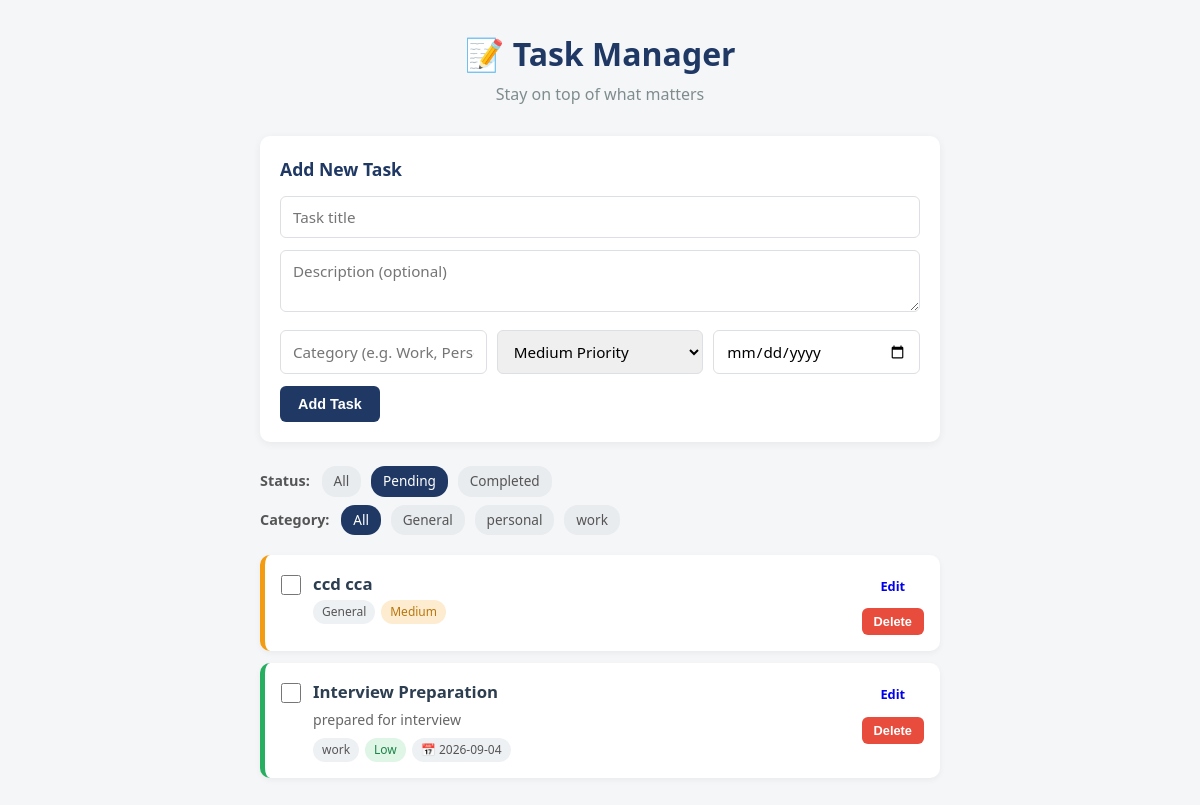
Screenshot of /?status=pending&category=all with the database file from the repository.
### tables this page shows
CREATE TABLE tasks (
            id INTEGER PRIMARY KEY AUTOINCREMENT,
            title TEXT NOT NULL,
            description TEXT,
            category TEXT DEFAULT 'General',
            priority TEXT DEFAULT 'Medium',
            due_date TEXT,
            is_completed INTEGER DEFAULT 0,
            created_at TEXT NOT NULL
        );

### app.py (the view)
@app.route("/")
def index():
    status_filter = request.args.get("status", "all")     # all | pending | completed
    category_filter = request.args.get("category", "all")
    conn = get_db_connection()
    query = "SELECT * FROM tasks WHERE 1=1"
    params = []
    if status_filter == "pending":
        query += " AND is_completed = 0"
    elif status_filter == "completed":
        query += " AND is_completed = 1"
    if category_filter != "all":
        query += " AND category = ?"
        params.append(category_filter)
    query += " ORDER BY is_completed ASC, due_date ASC"
    tasks = conn.execute(query, params).fetchall()
    categories = conn.execute(
        "SELECT DISTINCT category FROM tasks ORDER BY category"
    ).fetchall()
    conn.close()
    return render_template(
        "index.html",
        tasks=tasks,
        categories=categories,
        status_filter=status_filter,
        category_filter=category_filter,
    )

### app.py (called while the page is built)
def get_db_connection():
    conn = sqlite3.connect(DB_NAME)
    conn.row_factory = sqlite3.Row
    return conn

### templates/index.html (shortened to what this page needs)
<!DOCTYPE html>
<html lang="en">
<head>
  <link rel="stylesheet" href="{{ url_for('static', filename='css/style.css') }}">
</head>
<body>
  <div class="container">
    <header>
      <h1>📝 Task Manager</h1>
      <p class="subtitle">Stay on top of what matters</p>
    </header>
    <section class="card">
      <h2>Add New Task</h2>
      <form action="{{ url_for('add_task') }}" method="POST" class="task-form">
        <input type="text" name="title" placeholder="Task title" required>
        <textarea name="description" placeholder="Description (optional)"></textarea>
        <div class="form-row">
          <input type="text" name="category" placeholder="Category (e.g. Work, Personal)">
          <select name="priority">
            <option value="Medium" selected>Medium Priority</option>
          </select>
          <input type="date" name="due_date">
        </div>
        <button type="submit" class="btn btn-primary">Add Task</button>
      </form>
    </section>
    <section class="filters">
      <div class="filter-group">
        <span class="filter-label">Status:</span>
        <a href="{{ url_for('index', status='all', category=category_filter) }}"
           class="{{ 'active' if status_filter == 'all' else '' }}">All</a>
        <a href="{{ url_for('index', status='pending', category=category_filter) }}"
           class="{{ 'active' if status_filter == 'pending' else '' }}">Pending</a>
        <a href="{{ url_for('index', status='completed', category=category_filter) }}"
           class="{{ 'active' if status_filter == 'completed' else '' }}">Completed</a>
      </div>
      {% if categories %}
      <div class="filter-group">
        <span class="filter-label">Category:</span>
        <a href="{{ url_for('index', status=status_filter, category='all') }}"
           class="{{ 'active' if category_filter == 'all' else '' }}">All</a>
        {% for c in categories %}
        <a href="{{ url_for('index', status=status_filter, category=c['category']) }}"
           class="{{ 'active' if category_filter == c['category'] else '' }}">{{ c['category'] }}</a>
        {% endfor %}
      </div>
      {% endif %}
    </section>
    <section class="task-list">
      {% for task in tasks %}
      <div class="task-item priority-{{ task['priority']|lower }} {{ 'completed' if task['is_completed'] else '' }}"
           id="task-{{ task['id'] }}">
        <div class="task-checkbox">
          <input type="checkbox"
                 {{ 'checked' if task['is_completed'] else '' }}
                 onchange="toggleTask({{ task['id'] }})">
        </div>
        <div class="task-content">
          <h3 class="task-title">{{ task['title'] }}</h3>
          {% if task['description'] %}
            <p class="task-desc">{{ task['description'] }}</p>
          {% endif %}
          <div class="task-meta">
            <span class="badge badge-category">{{ task['category'] }}</span>
            <span class="badge badge-priority-{{ task['priority']|lower }}">{{ task['priority'] }}</span>
            {% if task['due_date'] %}
              <span class="badge badge-date">📅 {{ task['due_date'] }}</span>
            {% endif %}
          </div>
        </div>
        <div class="task-actions">
          <a href="{{ url_for('edit_task', task_id=task['id']) }}" class="btn btn-small">Edit</a>
          <form action="{{ url_for('delete_task', task_id=task['id']) }}" method="POST"
                onsubmit="return confirm('Delete this task?');" style="display:inline;">
            <button type="submit" class="btn btn-small btn-danger">Delete</button>
          </form>
        </div>
      </div>
      {% endfor %}
    </section>
  </div>
</body>
</html>

### static/css/style.css (style rules this page uses)
* { margin: 0; padding: 0; box-sizing: border-box; }
body { font-family: 'Segoe UI', Arial, sans-serif; background: #f4f6f8; color: #2c3e50; line-height: 1.5; }
.container { max-width: 720px; margin: 0 auto; padding: 30px 20px 60px; }
header { text-align: center; margin-bottom: 30px; }
header h1 { font-size: 2rem; color: #1f3864; }
.subtitle { color: #7f8c8d; margin-top: 4px; }
.card { background: #fff; border-radius: 10px; padding: 20px; box-shadow: 0 2px 8px rgba(0,0,0,0.06); margin-bottom: 24px; }
.card h2 { font-size: 1.1rem; margin-bottom: 14px; color: #1f3864; }
.task-form input, .task-form textarea, .task-form select { width: 100%; padding: 10px 12px; margin-bottom: 12px; border: 1px solid #dcdfe3; border-radius: 6px; font-size: 0.95rem; font-family: inherit; }
.task-form textarea { min-height: 60px; resize: vertical; }
.form-row { display: flex; gap: 10px; }
.form-row input, .form-row select { flex: 1; }
.btn { display: inline-block; padding: 10px 18px; border: none; border-radius: 6px; cursor: pointer; font-size: 0.9rem; text-decoration: none; text-align: center; font-weight: 600; }
.btn-primary { background: #1f3864; color: #fff; }
.btn-small { padding: 6px 12px; font-size: 0.8rem; }
.btn-danger { background: #e74c3c; color: #fff; }
.filters { margin-bottom: 20px; }
.filter-group { margin-bottom: 8px; font-size: 0.9rem; }
.filter-label { font-weight: 600; margin-right: 8px; color: #555; }
.filter-group a { display: inline-block; padding: 5px 12px; margin-right: 6px; border-radius: 14px; text-decoration: none; color: #555; background: #e9ecef; font-size: 0.85rem; }
.filter-group a.active { background: #1f3864; color: #fff; }
.task-item { background: #fff; border-radius: 10px; padding: 16px; margin-bottom: 12px; display: flex; align-items: flex-start; gap: 12px; box-shadow: 0 2px 6px rgba(0,0,0,0.05); border-left: 5px solid #ccc; }
.task-item.priority-medium { border-left-color: #f39c12; }
.task-item.priority-low { border-left-color: #27ae60; }
.task-checkbox input { width: 20px; height: 20px; margin-top: 4px; cursor: pointer; }
.task-content { flex: 1; }
.task-title { font-size: 1.05rem; margin-bottom: 4px; }
.task-desc { font-size: 0.88rem; color: #666; margin-bottom: 8px; }
.task-meta { display: flex; flex-wrap: wrap; gap: 6px; }
.badge { font-size: 0.75rem; padding: 3px 9px; border-radius: 12px; background: #eef1f4; color: #555; }
.badge-priority-medium { background: #fdecd0; color: #b9770e; }
.badge-priority-low { background: #dff5e6; color: #1e8449; }
.task-actions { display: flex; flex-direction: column; gap: 6px; }

### rows the page displays
tasks: category "personal"
tasks: title "ccd cca", category "General", priority "Medium"
tasks: title "Interview Preparation", description "prepared for interview", category "work", priority "Low", due_date "2026-09-04"

### other values shown
{{ c['category'] }} "General" "work"
